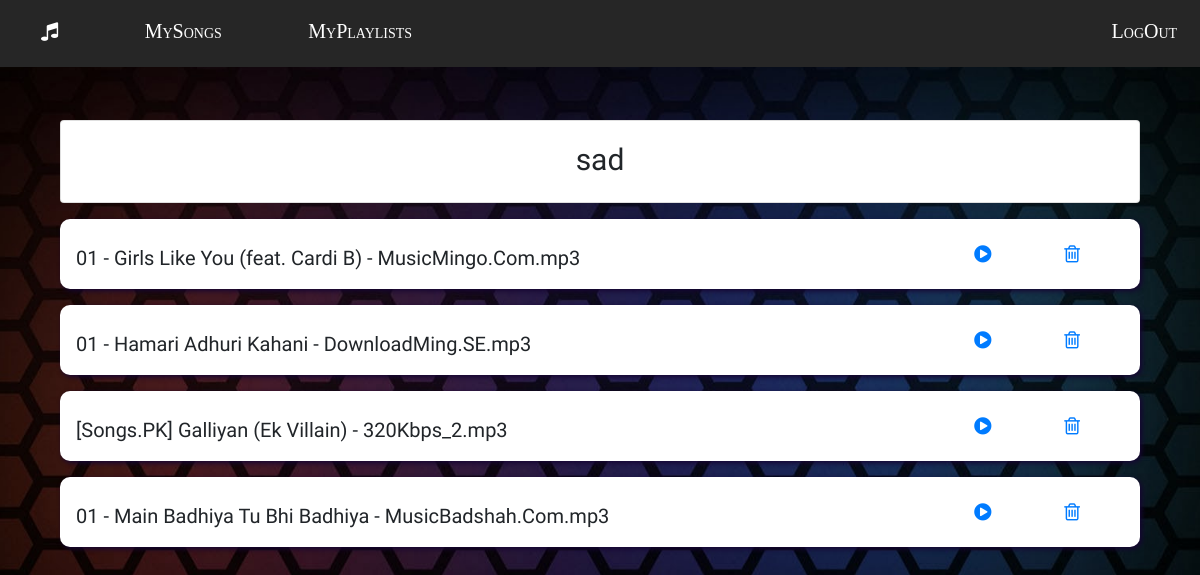
Page /playlists/display/9 on the committed database.
### playlists/models.py (models this page shows, shortened)
class Playlist(models.Model):
	user = models.ForeignKey(User,default=None,on_delete=models.CASCADE)
	playlist_name=models.CharField(max_length=100)
	number_of_songs=models.IntegerField()

class Playlist_songs(models.Model):
	playlist=models.ForeignKey(Playlist,default=None,on_delete=models.CASCADE)
	song=models.ForeignKey(Song,default=None,on_delete=models.CASCADE)

### songs/models.py (models this page shows, shortened)
class Song(models.Model):
	user = models.ForeignKey(User,default=None,on_delete=models.CASCADE)
	song_name= models.CharField(max_length=100)
	song_url=models.CharField(max_length=400)
	mood_options=[('sad', 'sad'),('happy', 'happy'),('normal','normal')]
	emotion = models.CharField(max_length=50,choices=mood_options,default='normal')

### playlists/views.py (the view)
# urls.py: path('display/<int:id>',play_view.displayPlaylist,name='displayPlaylist'),
def displayPlaylist(request,id):
    playlist=Playlist.objects.get(id=id)
    plays=Playlist_songs.objects.filter(playlist=playlist)
    return render(request,'playlists/displayPlaylist.html',{'plays':plays,'playlist':playlist})

### playlists/templates/playlists/displayPlaylist.html
{% extends 'users/main.html' %}
{% load static %}
{% block content %}
<div class="container">
    <div class="col-12 col-md-12 ">
        <div class="card ">
            <div class="card-content ">
                <div class="card-body pt-2">
                    <div class="row">
                        <div class="col-md-12 col-12 pt-2 text-center heading">
                            {{playlist.playlist_name}}
                        </div>
                    </div>
                </div>
            </div>
        </div>
    </div>
    {% if plays %}
    {% for play in plays %}
    <div class="col-12 col-md-12 mt-3">
        <div class="card pull-up">
            <div class="card-content ">
                <div class="card-body p-3">
                    <div class="row">
                        <div class="col-md-10 col-12 pt-2 list">
                            {{play.song.song_name}}
                        </div>
                        <div class="col-md-1 col-12 pt-2">
                            <a href="{% url 'play-song-playlist' play.id %}"><i class="fa fa-play-circle" aria-hidden="true"></i></a>
                        </div>
                        <div class="col-md-1 col-12 pt-2">
                            <a href="{% url 'removeSong' play.id %}"><i class="fa fa-trash-o" aria-hidden="true"></i></a>
                        </div>
                    </div>
                </div>
            </div>
        </div>
    </div>
    {% endfor %}
    {% else %}
    <h4 style="color:white;margin-top:10px;text-align:center;">No Songs Added</h4>
    {% endif %}
</div>
{% endblock %}

### static/css/style.css (style rules this page uses)
body { padding: 0; margin: 0; min-height: 100vh; }
.pull-up { transition: transform 0.2s; border-radius: 10px; border: 10px; box-shadow: 2px 2px 5px rgb(22, 5, 51); }

### rows in the picture
Playlist: playlist_name "sad"
Playlist_songs: song.song_name "01 - Girls Like You (feat. Cardi B) - MusicMingo.Com.mp3"
Playlist_songs: song.song_name "01 - Hamari Adhuri Kahani - DownloadMing.SE.mp3"
Playlist_songs: song.song_name "[Songs.PK] Galliyan (Ek Villain) - 320Kbps_2.mp3"
Playlist_songs: song.song_name "01 - Main Badhiya Tu Bhi Badhiya - MusicBadshah.Com.mp3"
